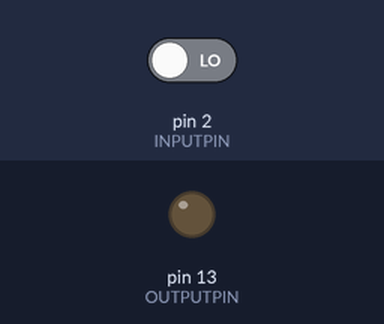
Bench run of a sketch on a simulated Arduino Uno, built with avr-gcc and run on an emulated ATmega328P. On the bench: output pins drawn as LEDs (lit = HIGH). The test bench sets the inputs (shaded band); at power-on: pin 2 (INPUTPIN) LOW.

Above: at 1.2 s.
1.3 s: pin 2 (INPUTPIN) driven HIGH
Timing chart, 0 to 4.3 s (numbered marks = the images above; inputs shaded):
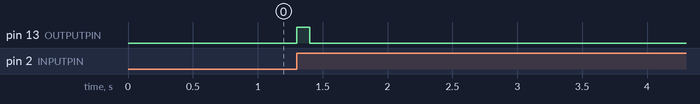

The sketch:

EMS_Trigger2.ino
```cpp
// (licence header left out)
/*
    This program is free software: you can redistribute it and/or modify
    it under the terms of the GNU General Public License as published by
    the Free Software Foundation, either version 3 of the License, or
    (at your option) any later version.

    This program is distributed in the hope that it will be useful,
    but WITHOUT ANY WARRANTY; without even the implied warranty of
    MERCHANTABILITY or FITNESS FOR A PARTICULAR PURPOSE.  See the
    GNU General Public License for more details.

    You should have received a copy of the GNU General Public License
    along with this program.  If not, see <http://www.gnu.org/licenses/>.
*/


#define OUTPUTPIN 13
#define INPUTPIN 2
#define INPUTINTERRUPT 0 // this has to be consistent with the previous. See board documentation
#define PULSEDURATION 100
#define OFFPERIOD 200 // Run another pulse only if the input has been low for long enough

volatile bool runPulse = false;
long lastPulse = millis();

void setup() {
  pinMode(INPUTPIN,INPUT);
  attachInterrupt(INPUTINTERRUPT, pulseReceivedInterrupt, RISING);
  pinMode(OUTPUTPIN, OUTPUT);
  digitalWrite(OUTPUTPIN, LOW);
}

void loop() {
  if (runPulse)
  {
    // this means that an interrupt was called
    if (millis() - lastPulse >= OFFPERIOD)
    {
     // run the pulse only if the last seen interrupt happened >= OFFPERIOD ms before.
     // Otherwise, don't run the pulse, but still record that an interrupt was triggered
      digitalWrite(OUTPUTPIN, HIGH);
      delay(PULSEDURATION);
      digitalWrite(OUTPUTPIN, LOW);
    }
    lastPulse = millis();
    runPulse = false;
  }


}

void pulseReceivedInterrupt()
{

  if (!runPulse)
  {
    runPulse = true;
  }
}
```

Measured:
- after the input at 1.3 s, pin 13 (OUTPUTPIN): LOW → HIGH at once, → LOW 0.10 s later
